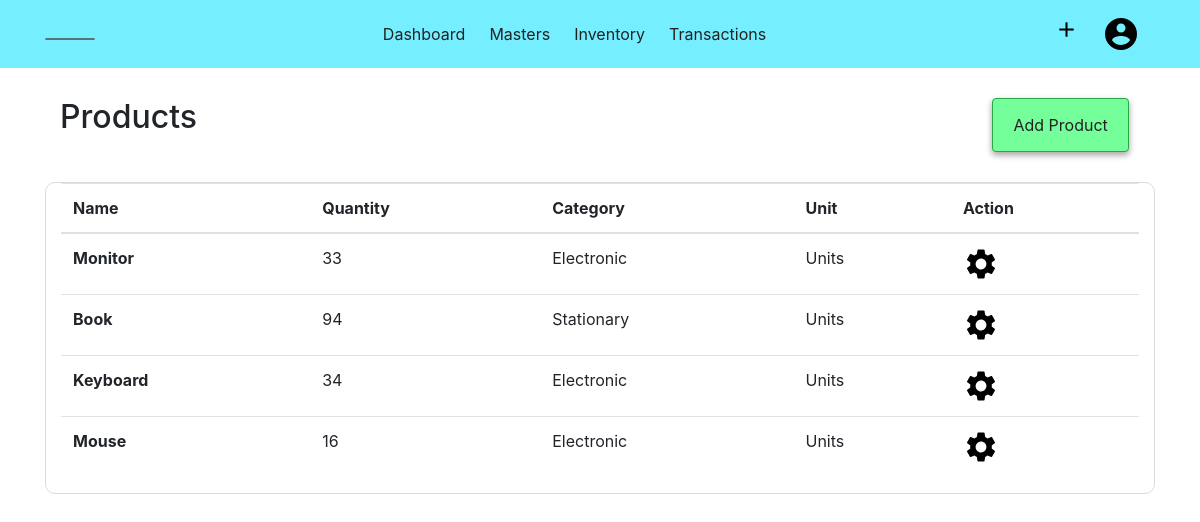
Page /product (signed in) on the earlier database version.
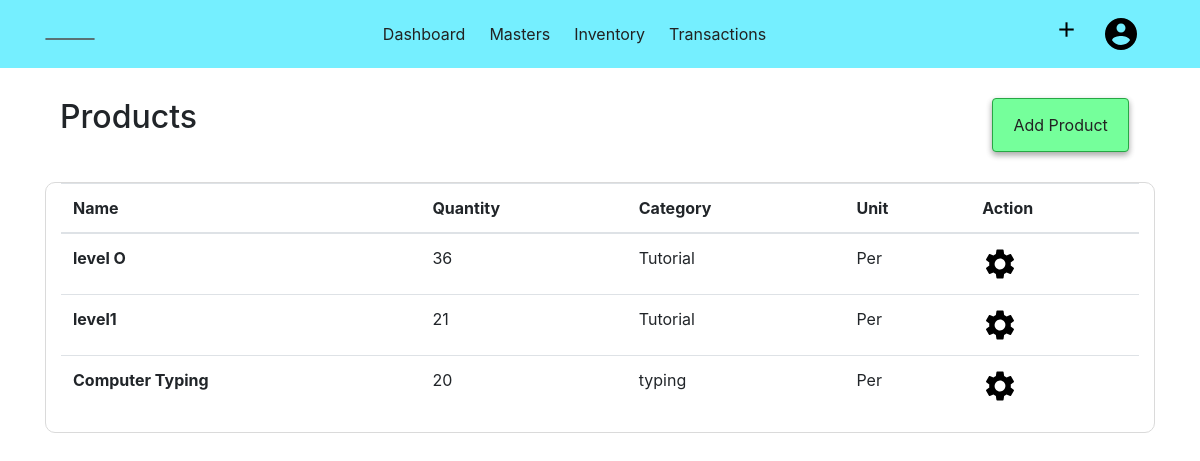
Same page on the later database version.
### acsystem/models.py (models this page shows, shortened)
class Product(db.Model):
    id = db.Column(db.Integer, primary_key=True)
    name = db.Column(db.String(40), nullable=False)
    category = db.Column(db.Integer, db.ForeignKey('productcategory.id', ondelete="CASCADE"), nullable=False)
    categoryname = db.Column(db.String(40))
    unit = db.Column(db.Integer, db.ForeignKey('unit.id'), nullable=False)
    unitname = db.Column(db.String(10))
    quantity = db.Column(db.Integer, default=0)
    rate = db.Column(db.Integer)
    salesprice = db.Column(db.Integer)
    salesproduct = db.relationship('SalesItem',backref="productdetail", lazy=True)
    company_id = db.Column(db.Integer, db.ForeignKey('company.id', ondelete="CASCADE"), nullable=False)

### acsystem/product/routes.py (the view)
@products.route("/product")
@login_required
def product():
    if current_user.activecompany == 0:
        flash(f"No Company is Activated! ","warning")
        return redirect(url_for('company.companies'))
    productlist = Product.query.filter_by(company_id = current_user.activecompany).all()
    return render_template('producttemplate/products.html', title="Products", productlist = productlist);

### acsystem/models.py (called while the page is built)
@login_manager.user_loader
def load_user(user_id):
    return User.query.get(int(user_id))

### acsystem/templates/producttemplate/products.html
{% extends "layout.html"%}
{% block content %}
<div class="container">
    <div class="container-fluid">
        <h2 class="float-left">Products</h2>
        <ul class="nav justify-content-end">
            <li class="btn btn-success float-right">
                <a class="nav-link" href="{{ url_for('products.addproduct') }}">Add Product</a>
            </li>
        </ul>
    </div>
    <div class="container-fluid" style="border:1px solid rgb(218, 218, 218); border-radius:10px;">
        <table class="table table-hover">
            <thead>
                <tr>
                    <th scope="col">Name</th>
                    <th scope="col">Quantity</th>
                    <th scope="col">Category</th>
                    <th scope="col">Unit</th>
                    <th scope="col">Action</th>
                </tr>
            </thead>
            <tbody>
                {% for product in productlist %}
                <tr>
                    <th scope="row">{{product.name }}</th>
                    <td>{{ product.quantity }}</td>
                    <td>{{ product.categoryname }}</td>
                    <td>{{ product.unitname }}</td>
                    <td>
                        <a href="{{ url_for('products.productdetail', product_id = product.id) }}">
                        <img src="{{ url_for('static',filename='images/setting.png') }}" alt="Setting">
                        </a>
                    </td>
                {% endfor %}
            </tbody>
        </table>
    </div>
</div>
{% endblock content %}

Differences in the rows shown:
no longer on this page (row edited): Product: name "Monitor", quantity "33", categoryname "Electronic", unitname "Units"
no longer on this page (row edited): Product: name "Book", quantity "94", categoryname "Stationary", unitname "Units"
no longer on this page (row edited): Product: name "Keyboard", quantity "34", categoryname "Electronic", unitname "Units"
no longer on this page (row unchanged): Product: name "Mouse", quantity "16", categoryname "Electronic", unitname "Units"
now on this page (row edited): Product: name "level O", quantity "36", categoryname "Tutorial", unitname "Per"
now on this page (row edited): Product: name "level1", quantity "21", categoryname "Tutorial", unitname "Per"
now on this page (row unchanged): Product: name "Computer Typing", quantity "20", categoryname "typing", unitname "Per"
